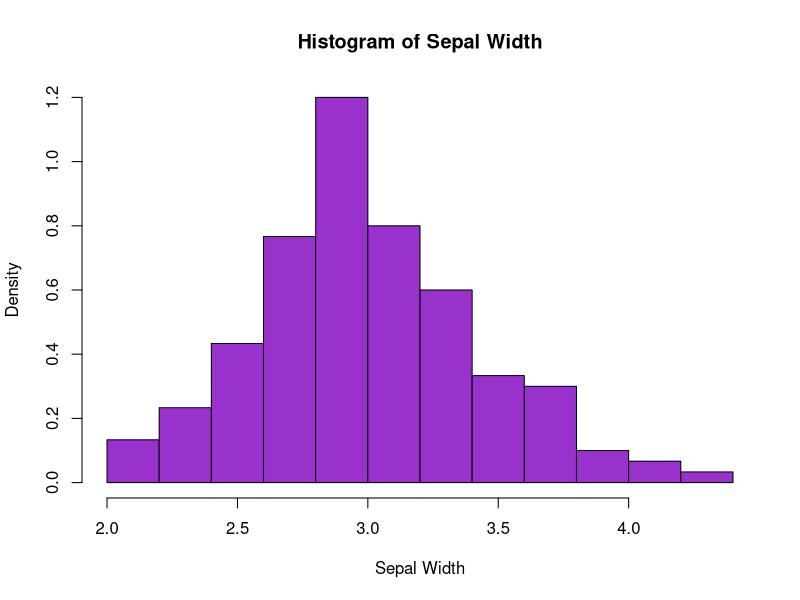
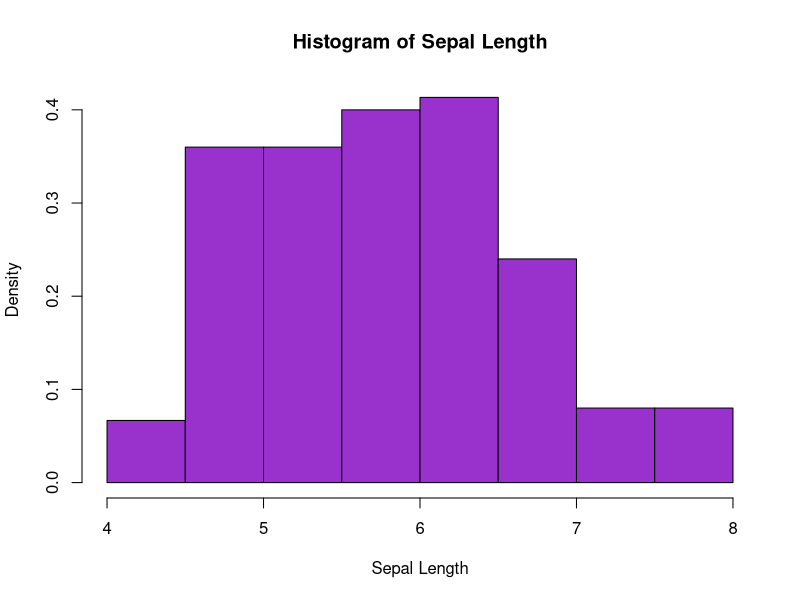
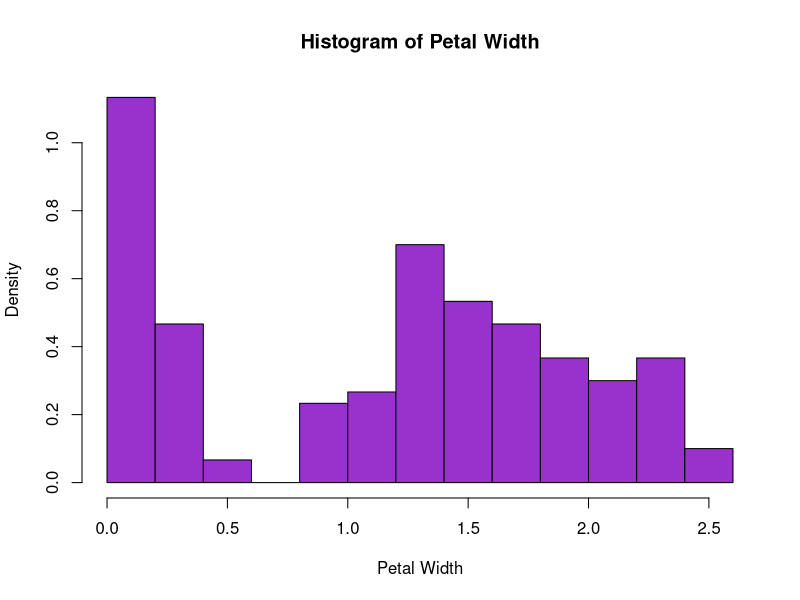
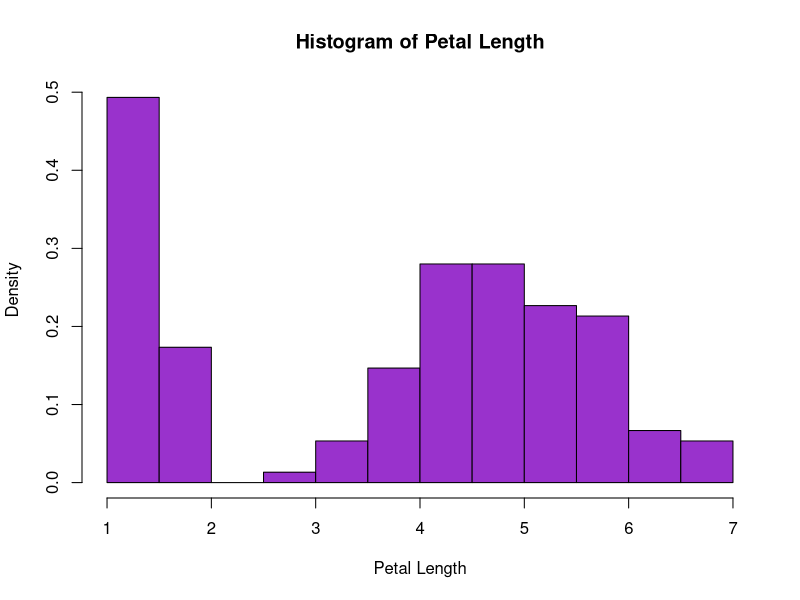
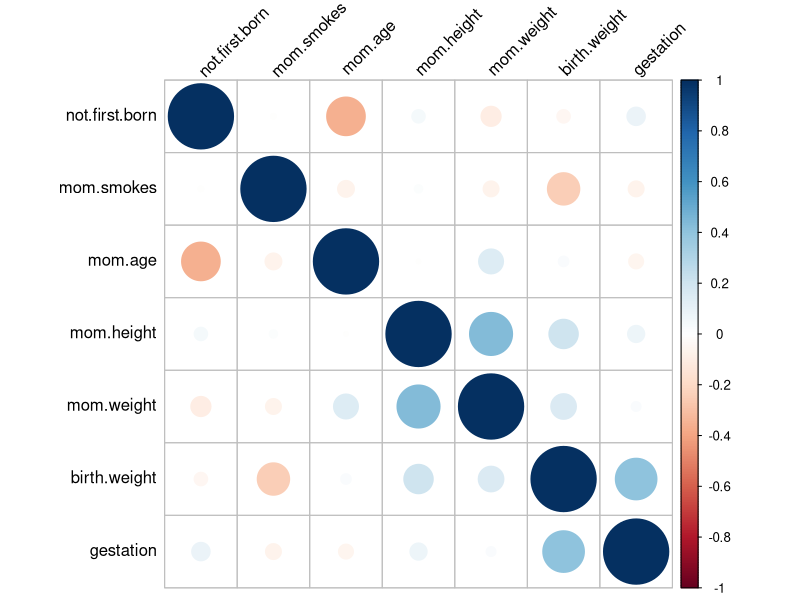

Source code (R) for these figures, in order:
#5.A
data(iris)

sepal_width =iris$Sepal.Width
hist(sepal_width, main="Histogram of Sepal Width", xlab="Sepal Width", col="darkorchid", freq=FALSE)

sepal_length<-iris$Sepal.Length
hist(sepal_length, main="Histogram of Sepal Length", xlab="Sepal Length",  col="darkorchid", freq=FALSE)

petal_width<-iris$Petal.Width
hist(petal_width, main="Histogram of Petal Width", xlab="Petal Width",  col="darkorchid", freq=FALSE)

petal_length<-iris$Petal.Length
hist(petal_length, main="Histogram of Petal Length", xlab="Petal Length", col="darkorchid", freq=FALSE)

#5.B
babies_data <- read.table('./babies.data.txt', header = TRUE,  sep = " ", dec = ".") 
input <- babies_data[,c("gestation", "not.first.born", "mom.age", "mom.height", "mom.weight", "mom.smokes")]
birth.weight <- babies_data[,c("birth.weight")]
model = lm(birth.weight~gestation+not.first.born+mom.age+mom.height+mom.weight+mom.smokes, data = input)
# Show the model.
print(model)

# Get the Intercept and coefficients as vector elements.
cat("# # # # The Coefficient Values # # # ","\n")

a <- coef(model)[1]
print(a)

library(corrplot)
res <-cor(babies_data)
corrplot(res, order = "hclust", 
         tl.col = "black", tl.srt = 45)

